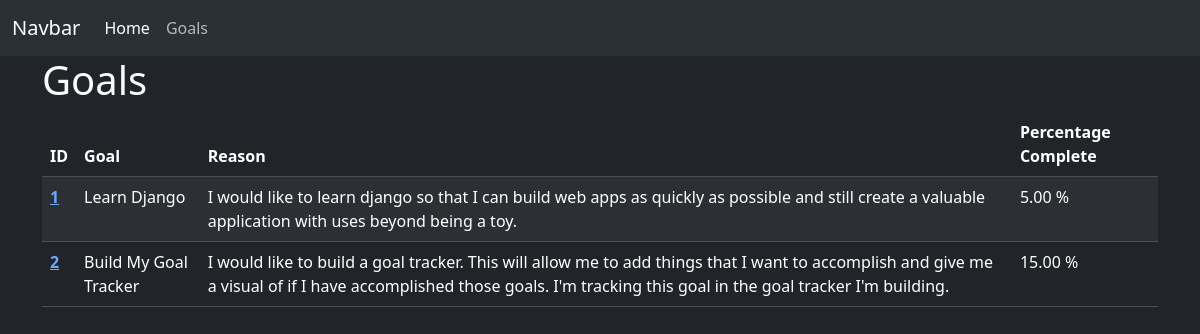
The page /goals on the database its author committed.
### projects/models.py (models this page shows)
class Goal(models.Model):
    name = models.CharField(default="New Goal", max_length=50)
    reason = models.TextField(default="", max_length=500)
    completion_percentage = models.DecimalField(decimal_places=2, max_digits=5 ,default=0)

### projects/views.py (the view)
# urls.py: path("goals", views.goals, name="goals"),
def goals(request):
    goals = Goal.objects.all()
    return render(request, "goals.html", {"goals": goals})

### projects/templates/goals.html (shortened to what this page needs)
{% extends "layout.html" %}
{% block content %}
    <div class="container" data-bs-theme="dark">
        <h1 class="text-light">Goals</h1>
        <table class="table table-dark table-striped">
            <thead>
                <tr>
                    <th scope="col">ID</th>
                    <th scope="col">Goal</th>
                    <th scope="col">Reason</th>
                    <th scope="col">Percentage Complete</th>
                </tr>
            </thead>
            <tbody>
                {% for goal in goals %}
                    <tr>
                        <th><a href="/goals/{{goal.id}}">{{ goal.id }}</a></th>
                        <td>{{ goal.name }}</td>
                        <td>{{ goal.reason }}</td>
                        <td>{{ goal.completion_percentage }} %</td>
                    </tr>
                {% endfor %}
            </tbody>
        </table>
    </div>
{% endblock %}

### rows shown on the page
Goal: id "1", name "Learn Django", reason "I would like to learn django so that I can build web apps as quickly as possible and still create a valuable application with uses beyond being a toy.", completion_percentage "5.00"
Goal: id "2", name "Build My Goal Tracker", reason "I would like to build a goal tracker. This will allow me to add things that I want to accomplish and give me a visual of if I have accomplished those goals. I'm tracking this goal in the goal tracker I'm building.", completion_percentage "15.00"
